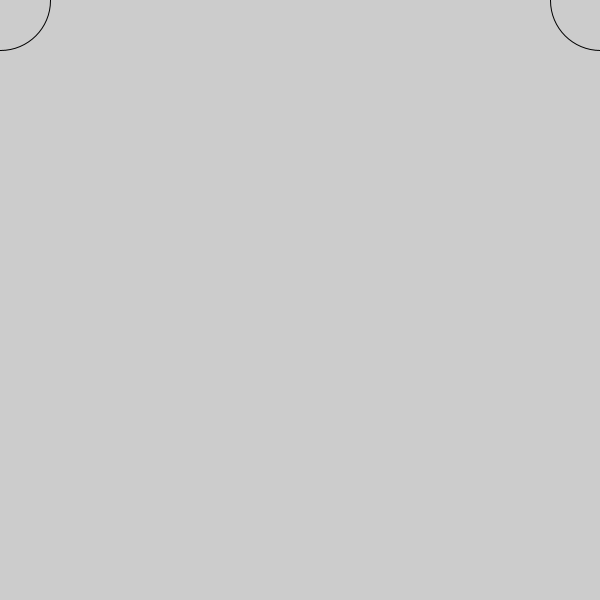
Frame 1 (no input)
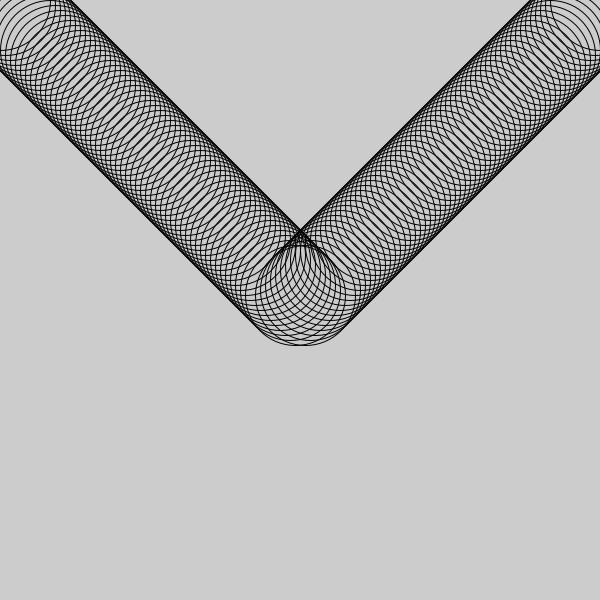
Frame 60 (the mouse pressed at the canvas centre just before this capture)
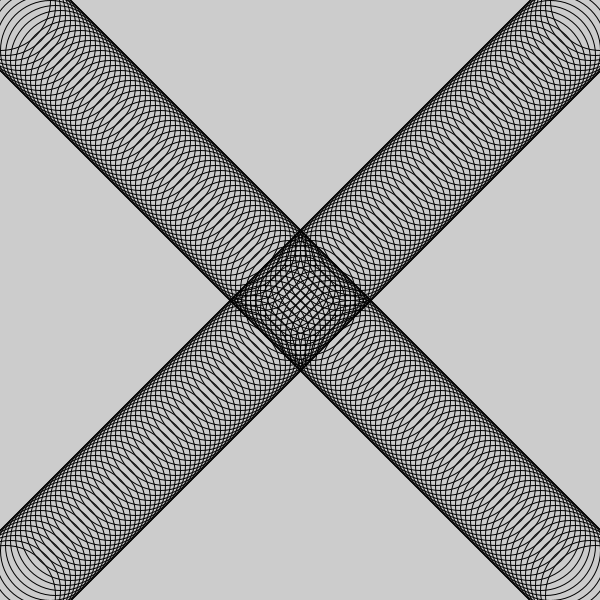
Frame 120 (the mouse held since frame 60 and released just before this capture)

The Processing sketch that drew these frames (run headless with seeded random() and noise(); from frame 60 on, the mouse is pressed at the canvas centre):

// Processing sketch: Practice_2
// ── Practice_2.pde

void setup() {
  size(600, 600);
}

int x = 0;
int y = 0;
int x2 = 600;
int y2 = 0;

void draw() {
  fill(255,255,255,0);
  ellipse(x, y, 100, 100);
  ellipse(x2, y2, 100, 100);
  x = x+5;
  y = y+5;
  x2 = x2-5;
  y2 = y2+5;
}
